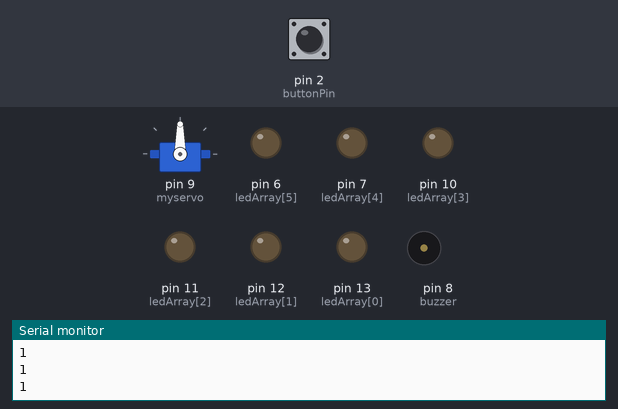
Bench run of a sketch on a simulated Arduino Uno, built with avr-gcc and run on an emulated ATmega328P. On the bench: servo, output pins drawn as LEDs (lit = HIGH), buzzer (waves = sounding), the last lines printed to the serial monitor. Dashed ring = blinking. The inputs (shaded band) are chosen by the test bench; at power-on: pin 2 (buttonPin) LOW. Random numbers use the default seed unless the sketch sets one.

Above: at 1.3 s.
1.4 s: pin 2 (buttonPin) pulled HIGH for 0.6 s
At 3.66 s:
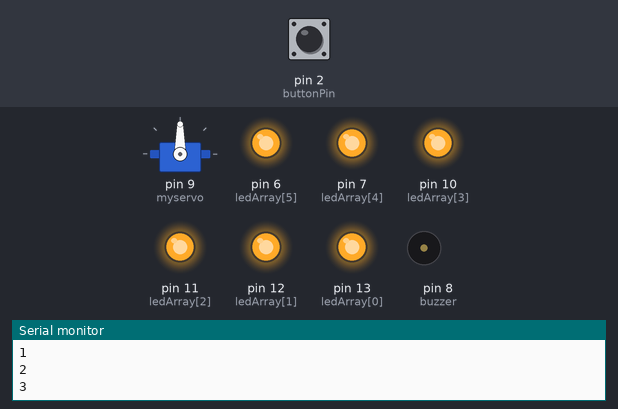
4.4 s: pin 2 (buttonPin) pulled HIGH for 1 s
At 6.47 s:
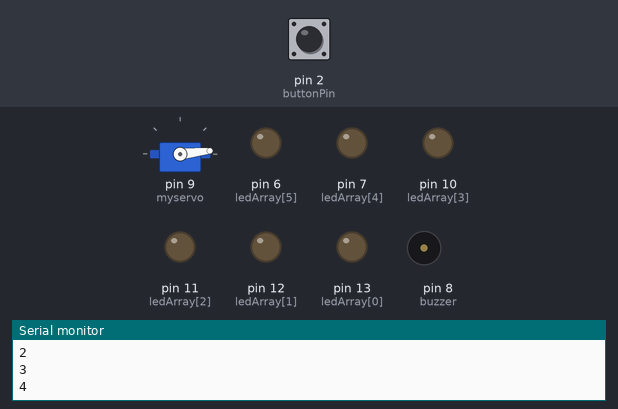
At 6.87 s:
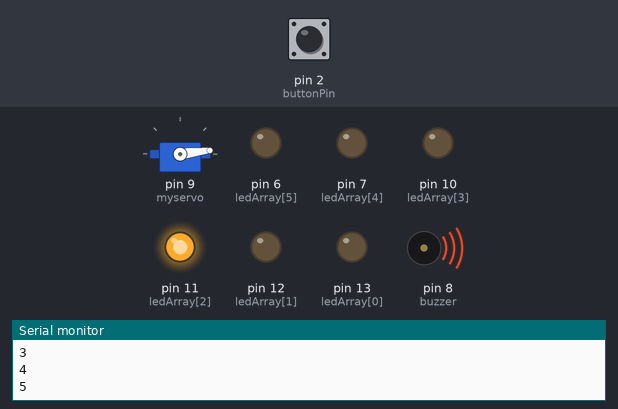
7.4 s: pin 2 (buttonPin) pulled HIGH for 0.6 s
10.9 s: pin 2 (buttonPin) pulled HIGH for 3.2 s
15.6 s: pin 2 (buttonPin) pulled HIGH for 1 s
At 16.8 s:
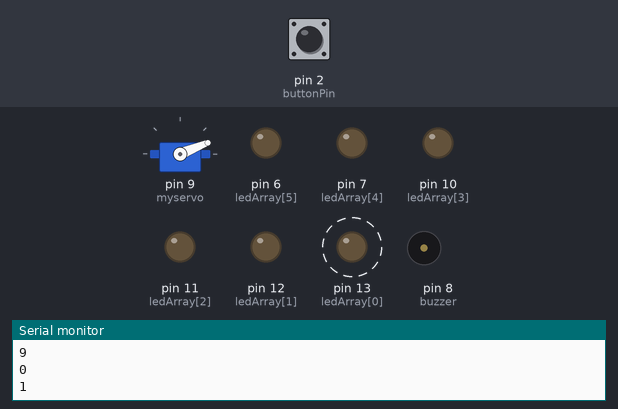
18.9 s: pin 2 (buttonPin) pulled HIGH for 0.6 s
Timing chart, 0 to 25.7 s (numbered marks = the images above; inputs shaded):
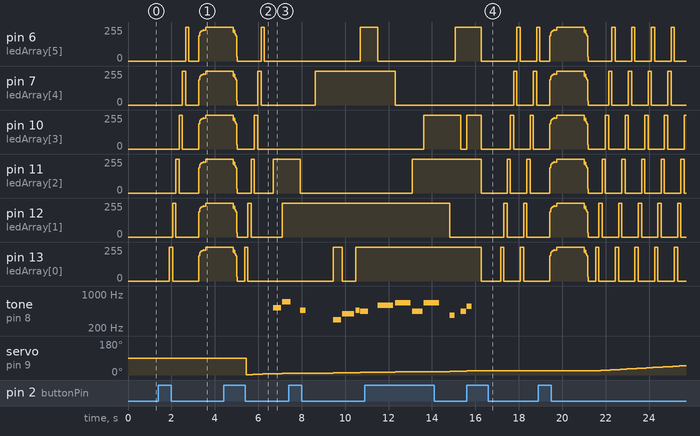

The sketch:

main.ino
```cpp
#include <Servo.h>

Servo myservo;  // create servo object to control a servo
// twelve servo objects can be created on most boards

int pos = 0;    // variable to store the servo position
int angle_change = 1;
int buttonState = 0;
int old_buttonState = 0;

const int array_length = 6;
const int buttonPin = 2;
// led pins
int ledArray[6]={13, 12, 11, 10, 7, 6};
int ledState[6]={0, 0, 0, 0, 0, 0};

// random number for random lights
int randNumber;

int number_of_states = 10;
// variable value from 0 to 7
int christmas_state = 0;
int old_christmas_state = 0;


int checkbutton(int button){
  if(old_buttonState == button){
    // do nothing to state
    return christmas_state;
  }
  else{
    long int start_time = millis();
    while(true){
      // if the button is pressed down for 20 milliseconds then switch state
      if( millis()-start_time > 400){
        if(christmas_state >= number_of_states-1){
          old_buttonState = button;

          // goes to off state
          return 0;
        }
        else{
          old_buttonState = button;
          return christmas_state + 1;
        }
      }
      // check to see if button reverts (would mean it was random switching)
      if(old_buttonState == button){
        return christmas_state;
      }
    }

  }
}

void turn_off_on_random_light(){
  // array_length should be number of leds
  // pick a random led
  randNumber = int(random(array_length));

  // if led was off turn on, otherwise turn off
  if(ledState[randNumber] == 0){
    digitalWrite(ledArray[randNumber], HIGH);
    ledState[randNumber] = 1;
  } else{
    digitalWrite(ledArray[randNumber], LOW);
    ledState[randNumber] = 0;
  }

}

/*
  Songs taken from:
  More songs available at https://github.com/robsoncouto/arduino-songs

                                              Robson Couto, 2019
*/

// Alejandro: connect a 100 ohm resistor between ground

#define NOTE_B0  31
#define NOTE_C1  33
#define NOTE_CS1 35
#define NOTE_D1  37
#define NOTE_DS1 39
#define NOTE_E1  41
#define NOTE_F1  44
#define NOTE_FS1 46
#define NOTE_G1  49
#define NOTE_GS1 52
#define NOTE_A1  55
#define NOTE_AS1 58
#define NOTE_B1  62
#define NOTE_C2  65
#define NOTE_CS2 69
#define NOTE_D2  73
#define NOTE_DS2 78
#define NOTE_E2  82
#define NOTE_F2  87
#define NOTE_FS2 93
#define NOTE_G2  98
#define NOTE_GS2 104
#define NOTE_A2  110
#define NOTE_AS2 117
#define NOTE_B2  123
#define NOTE_C3  131
#define NOTE_CS3 139
#define NOTE_D3  147
#define NOTE_DS3 156
#define NOTE_E3  165
#define NOTE_F3  175
#define NOTE_FS3 185
#define NOTE_G3  196
#define NOTE_GS3 208
#define NOTE_A3  220
#define NOTE_AS3 233
#define NOTE_B3  247
#define NOTE_C4  262
#define NOTE_CS4 277
#define NOTE_D4  294
#define NOTE_DS4 311
#define NOTE_E4  330
#define NOTE_F4  349
#define NOTE_FS4 370
#define NOTE_G4  392
#define NOTE_GS4 415
#define NOTE_A4  440
#define NOTE_AS4 466
#define NOTE_B4  494
#define NOTE_C5  523
#define NOTE_CS5 554
#define NOTE_D5  587
#define NOTE_DS5 622
#define NOTE_E5  659
#define NOTE_F5  698
#define NOTE_FS5 740
#define NOTE_G5  784
#define NOTE_GS5 831
#define NOTE_A5  880
#define NOTE_AS5 932
#define NOTE_B5  988
#define NOTE_C6  1047
#define NOTE_CS6 1109
#define NOTE_D6  1175
#define NOTE_DS6 1245
#define NOTE_E6  1319
#define NOTE_F6  1397
#define NOTE_FS6 1480
#define NOTE_G6  1568
#define NOTE_GS6 1661
#define NOTE_A6  1760
#define NOTE_AS6 1865
#define NOTE_B6  1976
#define NOTE_C7  2093
#define NOTE_CS7 2217
#define NOTE_D7  2349
#define NOTE_DS7 2489
#define NOTE_E7  2637
#define NOTE_F7  2794
#define NOTE_FS7 2960
#define NOTE_G7  3136
#define NOTE_GS7 3322
#define NOTE_A7  3520
#define NOTE_AS7 3729
#define NOTE_B7  3951
#define NOTE_C8  4186
#define NOTE_CS8 4435
#define NOTE_D8  4699
#define NOTE_DS8 4978
#define REST      0


// change this to whichever pin you want to use
int buzzer = 8;

// HARRY POTTER
int harrypotter_tempo = 144;

// notes of the moledy followed by the duration.
// a 4 means a quarter note, 8 an eighteenth , 16 sixteenth, so on
// !!negative numbers are used to represent dotted notes,
// so -4 means a dotted quarter note, that is, a quarter plus an eighteenth!!
int harrypotter_melody[] = {


  // Hedwig's theme fromn the Harry Potter Movies
  // Socre from https://musescore.com/user/3811306/scores/4906610

  REST, 2, NOTE_D4, 4,
  NOTE_G4, -4, NOTE_AS4, 8, NOTE_A4, 4,
  NOTE_G4, 2, NOTE_D5, 4,
  NOTE_C5, -2,
  NOTE_A4, -2,
  NOTE_G4, -4, NOTE_AS4, 8, NOTE_A4, 4,
  NOTE_F4, 2, NOTE_GS4, 4,
  NOTE_D4, -1,
  NOTE_D4, 4,

  NOTE_G4, -4, NOTE_AS4, 8, NOTE_A4, 4, //10
  NOTE_G4, 2, NOTE_D5, 4,
  NOTE_F5, 2, NOTE_E5, 4,
  NOTE_DS5, 2, NOTE_B4, 4,
  NOTE_DS5, -4, NOTE_D5, 8, NOTE_CS5, 4,
  NOTE_CS4, 2, NOTE_B4, 4,
  NOTE_G4, -1,
  NOTE_AS4, 4,

  NOTE_D5, 2, NOTE_AS4, 4,//18
  NOTE_D5, 2, NOTE_AS4, 4,
  NOTE_DS5, 2, NOTE_D5, 4,
  NOTE_CS5, 2, NOTE_A4, 4,
  NOTE_AS4, -4, NOTE_D5, 8, NOTE_CS5, 4,
  NOTE_CS4, 2, NOTE_D4, 4,
  NOTE_D5, -1,
  REST,4, NOTE_AS4,4,

  NOTE_D5, 2, NOTE_AS4, 4,//26
  NOTE_D5, 2, NOTE_AS4, 4,
  NOTE_F5, 2, NOTE_E5, 4,
  NOTE_DS5, 2, NOTE_B4, 4,
  NOTE_DS5, -4, NOTE_D5, 8, NOTE_CS5, 4,
  NOTE_CS4, 2, NOTE_AS4, 4,
  NOTE_G4, -1

};

// sizeof gives the number of bytes, each int value is composed of two bytes (16 bits)
// there are two values per note (pitch and duration), so for each note there are four bytes
int harrypotter_notes = sizeof(harrypotter_melody) / sizeof(harrypotter_melody[0]) / 2;

// this calculates the duration of a whole note in ms (60s/tempo)*4 beats
int harrypotter_wholenote = (60000 * 4) / harrypotter_tempo;

int harrypotter_divider = 0, harrypotter_noteDuration = 0;


// MERRY CHRISTMAS
// change this to make the song slower or faster
int merry_christmas_tempo = 140;

// notes of the moledy followed by the duration.
// a 4 means a quarter note, 8 an eighteenth , 16 sixteenth, so on
// !!negative numbers are used to represent dotted notes,
// so -4 means a dotted quarter note, that is, a quarter plus an eighteenth!!
int merry_christmas_melody[] = {

  // We Wish You a Merry Christmas
  // Score available at https://musescore.com/user/6208766/scores/1497501

  NOTE_C5,4, //1
  NOTE_F5,4, NOTE_F5,8, NOTE_G5,8, NOTE_F5,8, NOTE_E5,8,
  NOTE_D5,4, NOTE_D5,4, NOTE_D5,4,
  NOTE_G5,4, NOTE_G5,8, NOTE_A5,8, NOTE_G5,8, NOTE_F5,8,
  NOTE_E5,4, NOTE_C5,4, NOTE_C5,4,
  NOTE_A5,4, NOTE_A5,8, NOTE_AS5,8, NOTE_A5,8, NOTE_G5,8,
  NOTE_F5,4, NOTE_D5,4, NOTE_C5,8, NOTE_C5,8,
  NOTE_D5,4, NOTE_G5,4, NOTE_E5,4,

  NOTE_F5,2, NOTE_C5,4, //8
  NOTE_F5,4, NOTE_F5,8, NOTE_G5,8, NOTE_F5,8, NOTE_E5,8,
  NOTE_D5,4, NOTE_D5,4, NOTE_D5,4,
  NOTE_G5,4, NOTE_G5,8, NOTE_A5,8, NOTE_G5,8, NOTE_F5,8,
  NOTE_E5,4, NOTE_C5,4, NOTE_C5,4,
  NOTE_A5,4, NOTE_A5,8, NOTE_AS5,8, NOTE_A5,8, NOTE_G5,8,
  NOTE_F5,4, NOTE_D5,4, NOTE_C5,8, NOTE_C5,8,
  NOTE_D5,4, NOTE_G5,4, NOTE_E5,4,
  NOTE_F5,2, NOTE_C5,4,
};

// sizeof gives the number of bytes, each int value is composed of two bytes (16 bits)
// there are two values per note (pitch and duration), so for each note there are four bytes
int merry_christmas_notes = sizeof(merry_christmas_melody) / sizeof(merry_christmas_melody[0]) / 2;

// this calculates the duration of a whole note in ms
int merry_christmas_wholenote = (60000 * 4) / merry_christmas_tempo;

int merry_christmas_divider = 0, merry_christmas_noteDuration = 0;


// STAR WARS
// change this to make the song slower or faster
int star_wars_tempo = 108;

// notes of the moledy followed by the duration.
// a 4 means a quarter note, 8 an eighteenth , 16 sixteenth, so on
// !!negative numbers are used to represent dotted notes,
// so -4 means a dotted quarter note, that is, a quarter plus an eighteenth!!
int star_wars_melody[] = {

  // Dart Vader theme (Imperial March) - Star wars
  // Score available at https://musescore.com/user/202909/scores/1141521
  // The tenor saxophone part was used

  NOTE_AS4,8, NOTE_AS4,8, NOTE_AS4,8,//1
  NOTE_F5,2, NOTE_C6,2,
  NOTE_AS5,8, NOTE_A5,8, NOTE_G5,8, NOTE_F6,2, NOTE_C6,4,
  NOTE_AS5,8, NOTE_A5,8, NOTE_G5,8, NOTE_F6,2, NOTE_C6,4,
  NOTE_AS5,8, NOTE_A5,8, NOTE_AS5,8, NOTE_G5,2, NOTE_C5,8, NOTE_C5,8, NOTE_C5,8,
  NOTE_F5,2, NOTE_C6,2,
  NOTE_AS5,8, NOTE_A5,8, NOTE_G5,8, NOTE_F6,2, NOTE_C6,4,

  NOTE_AS5,8, NOTE_A5,8, NOTE_G5,8, NOTE_F6,2, NOTE_C6,4, //8
  NOTE_AS5,8, NOTE_A5,8, NOTE_AS5,8, NOTE_G5,2, NOTE_C5,-8, NOTE_C5,16,
  NOTE_D5,-4, NOTE_D5,8, NOTE_AS5,8, NOTE_A5,8, NOTE_G5,8, NOTE_F5,8,
  NOTE_F5,8, NOTE_G5,8, NOTE_A5,8, NOTE_G5,4, NOTE_D5,8, NOTE_E5,4,NOTE_C5,-8, NOTE_C5,16,
  NOTE_D5,-4, NOTE_D5,8, NOTE_AS5,8, NOTE_A5,8, NOTE_G5,8, NOTE_F5,8,

  NOTE_C6,-8, NOTE_G5,16, NOTE_G5,2, REST,8, NOTE_C5,8,//13
  NOTE_D5,-4, NOTE_D5,8, NOTE_AS5,8, NOTE_A5,8, NOTE_G5,8, NOTE_F5,8,
  NOTE_F5,8, NOTE_G5,8, NOTE_A5,8, NOTE_G5,4, NOTE_D5,8, NOTE_E5,4,NOTE_C6,-8, NOTE_C6,16,
  NOTE_F6,4, NOTE_DS6,8, NOTE_CS6,4, NOTE_C6,8, NOTE_AS5,4, NOTE_GS5,8, NOTE_G5,4, NOTE_F5,8,
  NOTE_C6,1

};

// sizeof gives the number of bytes, each int value is composed of two bytes (16 bits)
// there are two values per note (pitch and duration), so for each note there are four bytes
int star_wars_notes = sizeof(star_wars_melody) / sizeof(star_wars_melody[0]) / 2;

// this calculates the duration of a whole note in ms
int star_wars_wholenote = (60000 * 4) / star_wars_tempo;

int star_wars_divider = 0, star_wars_noteDuration = 0;


//  NEVER GONNA GIVE YOU UP
// change this to make the song slower or faster
int never_gonna_tempo = 114;

// notes of the moledy followed by the duration.
// a 4 means a quarter note, 8 an eighteenth , 16 sixteenth, so on
// !!negative numbers are used to represent dotted notes,
// so -4 means a dotted quarter note, that is, a quarter plus an eighteenth!!
int never_gonna_melody[] = {

  // Never Gonna Give You Up - Rick Astley
  // Score available at https://musescore.com/chlorondria_5/never-gonna-give-you-up_alto-sax
  // Arranged by Chlorondria

  NOTE_D5,-4, NOTE_E5,-4, NOTE_A4,4, //1
  NOTE_E5,-4, NOTE_FS5,-4, NOTE_A5,16, NOTE_G5,16, NOTE_FS5,8,
  NOTE_D5,-4, NOTE_E5,-4, NOTE_A4,2,
  NOTE_A4,16, NOTE_A4,16, NOTE_B4,16, NOTE_D5,8, NOTE_D5,16,
  NOTE_D5,-4, NOTE_E5,-4, NOTE_A4,4, //repeat from 1
  NOTE_E5,-4, NOTE_FS5,-4, NOTE_A5,16, NOTE_G5,16, NOTE_FS5,8,
  NOTE_D5,-4, NOTE_E5,-4, NOTE_A4,2,
  NOTE_A4,16, NOTE_A4,16, NOTE_B4,16, NOTE_D5,8, NOTE_D5,16,
  REST,4, NOTE_B4,8, NOTE_CS5,8, NOTE_D5,8, NOTE_D5,8, NOTE_E5,8, NOTE_CS5,-8,
  NOTE_B4,16, NOTE_A4,2, REST,4,

  REST,8, NOTE_B4,8, NOTE_B4,8, NOTE_CS5,8, NOTE_D5,8, NOTE_B4,4, NOTE_A4,8, //7
  NOTE_A5,8, REST,8, NOTE_A5,8, NOTE_E5,-4, REST,4,
  NOTE_B4,8, NOTE_B4,8, NOTE_CS5,8, NOTE_D5,8, NOTE_B4,8, NOTE_D5,8, NOTE_E5,8, REST,8,
  REST,8, NOTE_CS5,8, NOTE_B4,8, NOTE_A4,-4, REST,4,
  REST,8, NOTE_B4,8, NOTE_B4,8, NOTE_CS5,8, NOTE_D5,8, NOTE_B4,8, NOTE_A4,4,
  NOTE_E5,8, NOTE_E5,8, NOTE_E5,8, NOTE_FS5,8, NOTE_E5,4, REST,4,

  NOTE_D5,2, NOTE_E5,8, NOTE_FS5,8, NOTE_D5,8, //13
  NOTE_E5,8, NOTE_E5,8, NOTE_E5,8, NOTE_FS5,8, NOTE_E5,4, NOTE_A4,4,
  REST,2, NOTE_B4,8, NOTE_CS5,8, NOTE_D5,8, NOTE_B4,8,
  REST,8, NOTE_E5,8, NOTE_FS5,8, NOTE_E5,-4, NOTE_A4,16, NOTE_B4,16, NOTE_D5,16, NOTE_B4,16,
  NOTE_FS5,-8, NOTE_FS5,-8, NOTE_E5,-4, NOTE_A4,16, NOTE_B4,16, NOTE_D5,16, NOTE_B4,16
};

// sizeof gives the number of bytes, each int value is composed of two bytes (16 bits)
// there are two values per note (pitch and duration), so for each note there are four bytes
int never_gonna_notes = sizeof(never_gonna_melody) / sizeof(never_gonna_melody[0]) / 2;

// this calculates the duration of a whole note in ms
int never_gonna_wholenote = (60000 * 4) / never_gonna_tempo;

int never_gonna_divider = 0, never_gonna_noteDuration = 0;


// MII channel theme
// change this to make the song slower or faster
int mii_tempo = 114;

// notes of the moledy followed by the duration.
// a 4 means a quarter note, 8 an eighteenth , 16 sixteenth, so on
// !!negative numbers are used to represent dotted notes,
// so -4 means a dotted quarter note, that is, a quarter plus an eighteenth!!
int mii_melody[] = {

  // Mii Channel theme
  // Score available at https://musescore.com/user/16403456/scores/4984153
  // Uploaded by Catalina Andrade

  NOTE_FS4,8, REST,8, NOTE_A4,8, NOTE_CS5,8, REST,8,NOTE_A4,8, REST,8, NOTE_FS4,8, //1
  NOTE_D4,8, NOTE_D4,8, NOTE_D4,8, REST,8, REST,4, REST,8, NOTE_CS4,8,
  NOTE_D4,8, NOTE_FS4,8, NOTE_A4,8, NOTE_CS5,8, REST,8, NOTE_A4,8, REST,8, NOTE_F4,8,
  NOTE_E5,-4, NOTE_DS5,8, NOTE_D5,8, REST,8, REST,4,

  NOTE_GS4,8, REST,8, NOTE_CS5,8, NOTE_FS4,8, REST,8,NOTE_CS5,8, REST,8, NOTE_GS4,8, //5
  REST,8, NOTE_CS5,8, NOTE_G4,8, NOTE_FS4,8, REST,8, NOTE_E4,8, REST,8,
  NOTE_E4,8, NOTE_E4,8, NOTE_E4,8, REST,8, REST,4, NOTE_E4,8, NOTE_E4,8,
  NOTE_E4,8, REST,8, REST,4, NOTE_DS4,8, NOTE_D4,8,

  NOTE_CS4,8, REST,8, NOTE_A4,8, NOTE_CS5,8, REST,8,NOTE_A4,8, REST,8, NOTE_FS4,8, //9
  NOTE_D4,8, NOTE_D4,8, NOTE_D4,8, REST,8, NOTE_E5,8, NOTE_E5,8, NOTE_E5,8, REST,8,
  REST,8, NOTE_FS4,8, NOTE_A4,8, NOTE_CS5,8, REST,8, NOTE_A4,8, REST,8, NOTE_F4,8,
  NOTE_E5,2, NOTE_D5,8, REST,8, REST,4
};

// sizeof gives the number of bytes, each int value is composed of two bytes (16 bits)
// there are two values per note (pitch and duration), so for each note there are four bytes
int mii_notes = sizeof(mii_melody) / sizeof(mii_melody[0]) / 2;

// this calculates the duration of a whole note in ms
int mii_wholenote = (60000 * 4) / mii_tempo;

int mii_divider = 0, mii_noteDuration = 0;


void play_song(int tempo, int melody[], int notes, int wholenote, int divider, int noteDuration){
  // Remember, the array is twice the number of notes (notes + durations)
  for (int thisNote = 0; thisNote < notes * 2; thisNote = thisNote + 2) {
    // calculates the duration of each note
    buttonState = digitalRead(buttonPin);
    old_christmas_state = christmas_state;
    christmas_state = checkbutton(buttonState);
    if(old_christmas_state != christmas_state){
      // the button has been pressed so get out of here
      break;
    }
    divider = melody[thisNote + 1];
    if (divider > 0) {
      // regular note, just proceed
      noteDuration = (wholenote) / divider;
    } else if (divider < 0) {
      // dotted notes are represented with negative durations!!
      noteDuration = (wholenote) / abs(divider);
      noteDuration *= 1.5; // increases the duration in half for dotted notes
    }

    // we only play the note for 90% of the duration, leaving 10% as a pause
    tone(buzzer, melody[thisNote], noteDuration * 0.9);

    // Wait for the specief duration before playing the next note.
    if(noteDuration <10){
      delay(noteDuration);
    } else{
      pos += angle_change;
      turn_off_on_random_light(); // flash lights to the beat of the song
      myservo.write(pos);
      if(pos >= 165){
        angle_change = -1;
      }
      else if(pos <= 0){
        angle_change = 1;
      }
      delay(noteDuration);
    }


    // stop the waveform generation before the next note.
    noTone(buzzer);
  }
}


void setup() {
  // put your setup code here, to run once:
  Serial.begin(9600);
  // setting up LED pins
  pinMode(13, OUTPUT);
  pinMode(12, OUTPUT);
  pinMode(11, OUTPUT);
  pinMode(10, OUTPUT);
  pinMode(7, OUTPUT);
  pinMode(6, OUTPUT);
  myservo.attach(9);  // attaches the servo on pin 9 to the servo object

  randomSeed(analogRead(0)); // for random lights

}

void loop() {
  // put your main code here, to run repeatedly:
  buttonState = digitalRead(buttonPin);
  christmas_state = checkbutton(buttonState);
  Serial.println(christmas_state);
  // check if the pushbutton is pressed. If it is, the buttonState is HIGH:


  switch (christmas_state) {
    case 0:
      // turn off lights
      for(int i = 0; i<array_length; i++){
        digitalWrite(ledArray[i], LOW);
      }
      christmas_state = 1;
      break;
    case 1:
      // off
      delay(500);
      break;
    case 2:
      // just blinking lights
      for(int i = 0; i<array_length; i++){
        digitalWrite(ledArray[i], HIGH);
        delay(150);
        digitalWrite(ledArray[i], LOW);
        delay(1);
      }
      break;
    case 3:
      // just pulsating lights
      for(int x = 1; x<40; x++){
        for(int i = 0; i<array_length; i++){
          digitalWrite(ledArray[i], HIGH);
        }
        delay(x);
        for(int i = 0; i<array_length; i++){
          digitalWrite(ledArray[i], LOW);
        }
        delay(2);
      }
      for(int x = 40; x>0; x--){
        for(int i = 0; i<array_length; i++){
          digitalWrite(ledArray[i], HIGH);
        }
        delay(x);
        for(int i = 0; i<array_length; i++){
          digitalWrite(ledArray[i], LOW);
        }
        delay(2);
      }
      break;
    case 4:
      // servo and blinking lights
      for(int i = 0; i<array_length; i++){
        digitalWrite(ledArray[i], HIGH);
        delay(75);
        pos += angle_change;
        myservo.write(pos);
        if(pos >= 165){
          angle_change = -1;
        }
        else if(pos <= 0){
          angle_change = 1;
        }
        delay(75);
        digitalWrite(ledArray[i], LOW);
        delay(1);
      }

      break;
    case 5:
      play_song(merry_christmas_tempo, merry_christmas_melody, merry_christmas_notes, merry_christmas_wholenote, merry_christmas_divider, merry_christmas_noteDuration);
      break;
    case 6:
      play_song(star_wars_tempo, star_wars_melody, star_wars_notes, star_wars_wholenote, star_wars_divider, star_wars_noteDuration);
      break;
    case 7:
      play_song(harrypotter_tempo, harrypotter_melody, harrypotter_notes, harrypotter_wholenote, harrypotter_divider, harrypotter_noteDuration);
      break;
    case 8:
      play_song(never_gonna_tempo, never_gonna_melody, never_gonna_notes, never_gonna_wholenote, never_gonna_divider, never_gonna_noteDuration);
      break;
    case 9:
      play_song(mii_tempo, mii_melody, mii_notes, mii_wholenote, mii_divider, mii_noteDuration);
      break;
  }


}
```

Measured:
- after the input at 4.4 s, tone on pin 8 (buzzer): silent → 523 Hz after 2.3 s, → silent 0.39 s later, → 698 Hz 0.04 s later; servo on pin 9 (myservo): 90° → 1° after 1.0 s, → 2° 0.15 s later, → 3° 0.15 s later, → 4° 0.15 s later, … (8 changes in this stretch)
- after the input at 15.6 s, pin 13 (ledArray[0]): alternates 255/255 for 0.15 s and 0/255 for 0.83 s, starting after 0.66 s
- after the input at 18.9 s, servo on pin 9 (myservo): moves from 22° to 50° over 4.1 s, starting after 2.7 s
